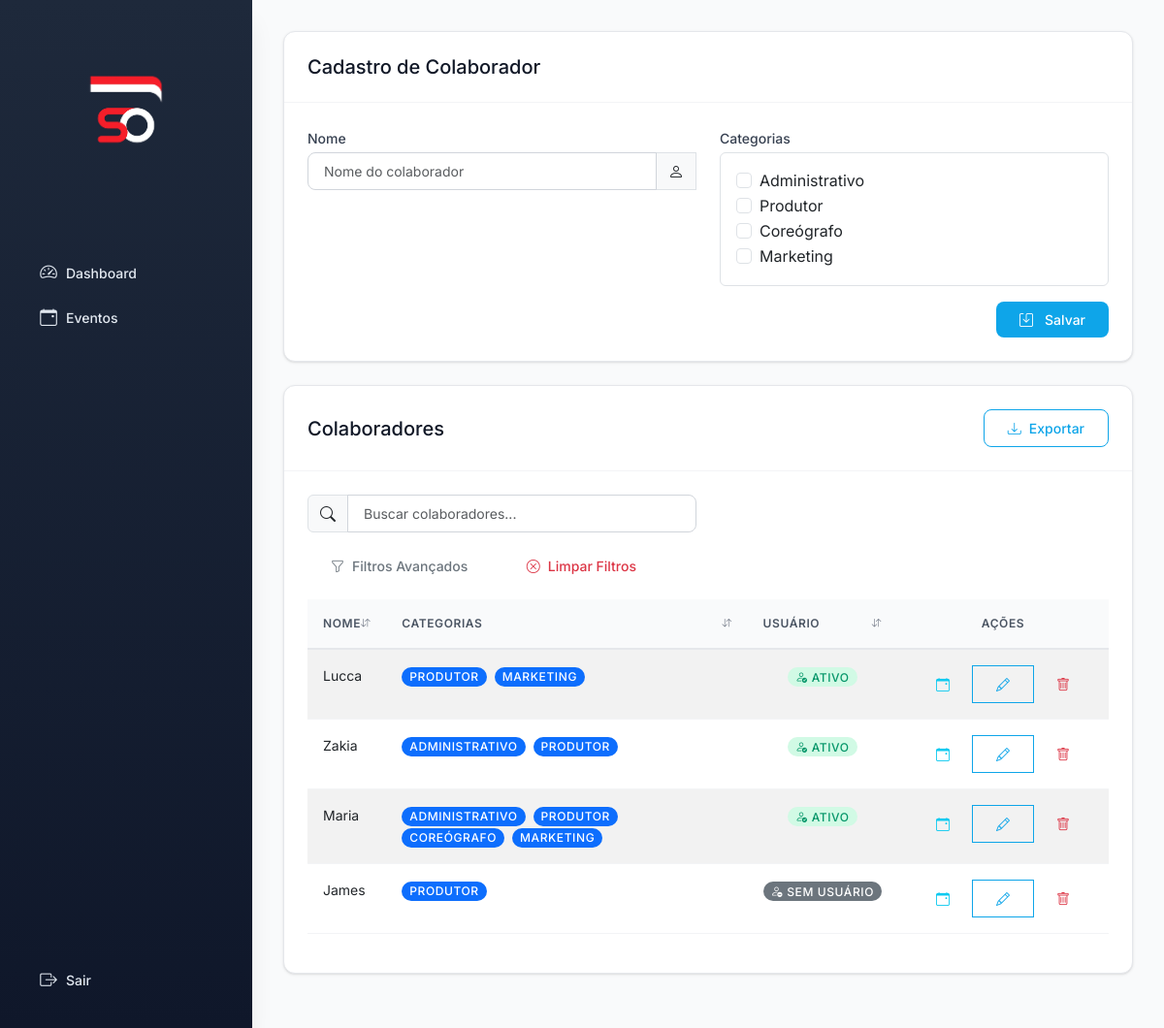
Page /cadastros/colaboradores on the earlier database version.
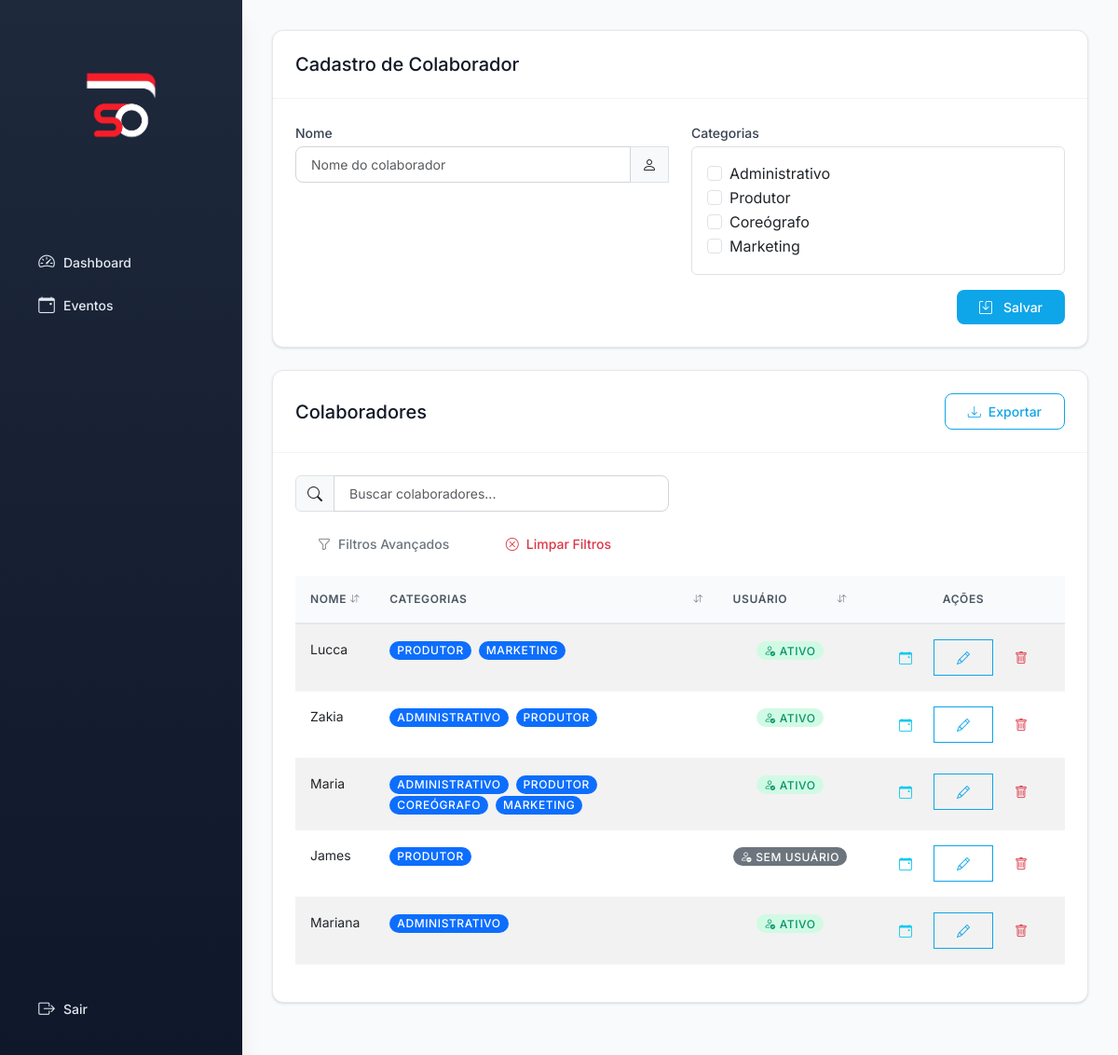
Same page on the later database version.
### models.py (models this page shows, shortened)
class Colaborador(db.Model):
    __tablename__ = 'colaborador'
    id_colaborador = db.Column(db.Integer, primary_key=True)
    nome = db.Column(db.String, nullable=False)
    categorias_associacao = db.relationship('ColaboradorCategoria', back_populates='colaborador', cascade='all, delete-orphan')
    categorias = db.relationship('CategoriaColaborador', secondary='colaborador_categoria',
                                overlaps="categorias_associacao,categoria_colaborador,colaborador")
    eventos_produzidos = db.relationship('Evento', backref='produtor', foreign_keys='Evento.id_produtor')
    @property
    def categoria_nomes(self):
        return [cat.nome for cat in self.categorias]

class CategoriaColaborador(db.Model):
    __tablename__ = 'categoria_colaborador'
    id_categoria_colaborador = db.Column(db.Integer, primary_key=True)
    nome = db.Column(db.String, nullable=False)
    colaborador_categorias = db.relationship('ColaboradorCategoria', backref='categoria_colaborador')

### app.py (the view, shortened to what this page needs)
@app.route('/cadastros/colaboradores', methods=['GET', 'POST'])
def cadastrar_colaborador():
    categorias_existentes = CategoriaColaborador.query.all()
    if not categorias_existentes:
        flash('Ã‰ necessÃ¡rio cadastrar pelo menos uma categoria de colaborador antes de cadastrar colaboradores.', 'warning')
        return redirect(url_for('cadastrar_categoria_colaborador'))
    form = ColaboradorForm()
    form.categorias.choices = [(c.id_categoria_colaborador, c.nome) for c in categorias_existentes]
    colaboradores = Colaborador.query.all()
    return render_template('colaboradores.html', form=form, colaboradores=colaboradores)

### forms.py
class ColaboradorForm(FlaskForm):
    nome = StringField('Nome', validators=[InputRequired()])
    categorias = MultiCheckboxField('Categorias', coerce=int, validators=[InputRequired(message="Selecione pelo menos uma categoria")])

### templates/colaboradores.html (shortened to what the changed rows need)
{% extends 'base.html' %}
{% block content %}
{% if not form.categorias.choices or form.categorias.choices|length == 0 %}
<div class="alert alert-warning d-flex align-items-center" role="alert">
    <i class="bi bi-exclamation-triangle-fill me-2"></i>
    <div>
        <strong>Atenção!</strong> É necessário cadastrar pelo menos uma categoria de colaborador antes de poder cadastrar colaboradores.
        <a href="{{ url_for('cadastrar_categoria_colaborador') }}" class="btn btn-sm btn-outline-warning ms-2">
            <i class="bi bi-plus me-1"></i>Cadastrar Categoria
        </a>
    </div>
</div>
{% else %}
<div class="card mb-4">
    <div class="card-body">
        <form method="POST" class="needs-validation" novalidate>
            <div class="row">
                <div class="col-md-6 mb-3">
                    <div class="border rounded p-3" style="max-height: 200px; overflow-y: auto;">
                        {% for subfield in form.categorias %}
                        <div class="form-check">
                            {{ subfield(class="form-check-input") }}
                            {{ subfield.label(class="form-check-label") }}
                        </div>
                        {% endfor %}
                    </div>
                </div>
            </div>
        </form>
    </div>
</div>
{% endif %}
<div class="card">
    <div class="card-body">
        {% if colaboradores %}
        <div class="table-responsive">
            <table class="table table-hover table-striped sortable-table" id="colaboradoresTable">
                <thead>
                    <tr>
                        <th>Nome</th>
                        <th>Categorias</th>
                        <th class="text-center">Usuário</th>
                        <th class="text-center no-sort" style="width: 200px;">Ações</th>
                    </tr>
                </thead>
                <tbody>
                    {% for col in colaboradores %}
                    <tr>
                        <td>{{ col.nome }}</td>
                        <td>
                            {% if col.categoria_nomes %}
                                {% for categoria in col.categoria_nomes %}
                                    <span class="badge bg-primary me-1">{{ categoria }}</span>
                                {% endfor %}
                            {% else %}
                                <span class="text-muted">—</span>
                            {% endif %}
                        </td>
                        <td class="text-center">
                            {% if col.usuario %}
                                <span class="badge bg-success">
                                    <i class="bi bi-person-check me-1"></i>Ativo
                                </span>
                            {% else %}
                                <span class="badge bg-secondary">
                                    <i class="bi bi-person-dash me-1"></i>Sem usuário
                                </span>
                            {% endif %}
                        </td>
                        <td class="text-center">
                            <div class="btn-group" role="group">
                                <button type="button" class="btn btn-sm btn-outline-info btn-listar-eventos"
                                        data-id="{{ col.id_colaborador }}"
                                        data-nome="{{ col.nome }}"
                                        data-tipo="colaborador"
                                        title="Listar Eventos">
                                    <i class="bi bi-calendar-event"></i>
                                </button>
                                <a href="{{ url_for('editar_colaborador', id=col.id_colaborador) }}" class="btn btn-sm btn-outline-primary" title="Editar Colaborador">
                                    <i class="bi bi-pencil"></i>
                                </a>
                                <a href="{{ url_for('excluir_colaborador', id=col.id_colaborador) }}" class="btn btn-sm btn-outline-danger"
                                   onclick="return confirm('Tem certeza que deseja excluir este colaborador?')" title="Excluir Colaborador">
                                    <i class="bi bi-trash"></i>
                                </a>
                            </div>
                        </td>
                    </tr>
                    {% endfor %}
                </tbody>
            </table>
        </div>
        {% else %}
        <div class="alert alert-info">
            <i class="bi bi-info-circle me-2"></i>Nenhum colaborador cadastrado.
        </div>
        {% endif %}
    </div>
</div>
{% endblock %}

Differences in the rows shown:
added Colaborador: nome "Mariana", shows "ATIVO", CategoriaColaborador (nome "ADMINISTRATIVO")
